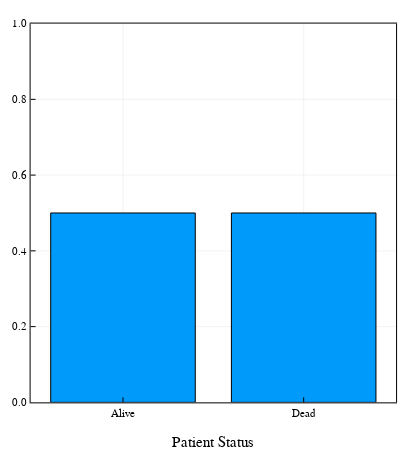

Here is the notebook cell this chart was saved with:
### Code cell
l = []
for j in unique(brca.Patient_Status)
    push!(l,length([brca.Patient_Status[i] for i in 1:length(brca.Patient_Status) if brca.Patient_Status[i]==j])/length(brca.Patient_Status))
end
l = [Float64(x) for x in l];
bar(["Alive", "Dead"], l, ylim = (0,1), framestyle = :box, legend = false, size = (400,450), xlabel = "Patient Status")

### Figure 1 — Plotly figure (JSON) as saved in the notebook; plotly's stock layout.template omitted (floating-point values rounded to 4 significant figures)
{"data": [{"fill": "tozeroy", "fillcolor": "rgba(0, 154, 250, 1.000)", "legendgroup": "y1", "line": {"color": "rgba(0, 0, 0, 1.000)", "dash": "solid", "width": 1}, "mode": "lines", "name": "y1", "showlegend": true, "type": "scatter", "x": [0.1, 0.1, 0.9, 0.9, 0.1, 0.1], "xaxis": "x1", "y": [0.5, 0, 0, 0.5, 0.5, 0.5], "yaxis": "y1"}, {"fill": "tozeroy", "fillcolor": "rgba(0, 154, 250, 1.000)", "legendgroup": "y1", "line": {"color": "rgba(0, 0, 0, 1.000)", "dash": "solid", "width": 1}, "mode": "lines", "name": "y1", "showlegend": false, "type": "scatter", "x": [1.1, 1.1, 1.9, 1.9, 1.1, 1.1], "xaxis": "x1", "y": [0.5, 0, 0, 0.5, 0.5, 0.5], "yaxis": "y1"}, {"colorbar": {"len": 0.9239, "title": "", "x": 0.9902, "y": 0.5293}, "legendgroup": "y1", "marker": {"color": "rgba(0, 154, 250, 0.000)", "line": {"color": "rgba(0, 0, 0, 0.000)", "width": 1}, "size": 0, "symbol": "circle"}, "mode": "markers", "name": "y1", "showlegend": false, "type": "scatter", "x": [0.5, 1.5], "xaxis": "x", "y": [0.5, 0.5], "yaxis": "y", "zmax": null, "zmin": null}], "layout": {"annotations": [], "height": 450, "margin": {"b": 20, "l": 0, "r": 0, "t": 20}, "paper_bgcolor": "rgba(255, 255, 255, 1.000)", "plot_bgcolor": "rgba(255, 255, 255, 1.000)", "showlegend": false, "width": 400, "xaxis": {"anchor": "y", "domain": [0.07651, 0.9902], "gridcolor": "rgba(0, 0, 0, 0.100)", "gridwidth": 0.5, "linecolor": "rgba(0, 0, 0, 1.000)", "mirror": true, "range": [-0.01124, 2.011], "showgrid": true, "showline": true, "showticklabels": true, "tickangle": 0, "tickcolor": "rgb(0, 0, 0)", "tickfont": {"color": "rgba(0, 0, 0, 1.000)", "family": "sans-serif", "size": 11}, "tickmode": "array", "ticks": "inside", "ticktext": ["Alive", "Dead"], "tickvals": [0.5, 1.5], "title": "Patient Status", "titlefont": {"color": "rgba(0, 0, 0, 1.000)", "family": "sans-serif", "size": 15}, "type": "-", "visible": true, "zeroline": false, "zerolinecolor": "rgba(0, 0, 0, 1.000)"}, "yaxis": {"anchor": "x", "domain": [0.06739, 0.9913], "gridcolor": "rgba(0, 0, 0, 0.100)", "gridwidth": 0.5, "linecolor": "rgba(0, 0, 0, 1.000)", "mirror": true, "range": [0, 1], "showgrid": true, "showline": true, "showticklabels": true, "tickangle": 0, "tickcolor": "rgb(0, 0, 0)", "tickfont": {"color": "rgba(0, 0, 0, 1.000)", "family": "sans-serif", "size": 11}, "tickmode": "array", "ticks": "inside", "ticktext": ["0.0", "0.2", "0.4", "0.6", "0.8", "1.0"], "tickvals": [0, 0.2, 0.4, 0.6, 0.8, 1], "title": "", "titlefont": {"color": "rgba(0, 0, 0, 1.000)", "family": "sans-serif", "size": 15}, "type": "-", "visible": true, "zeroline": false, "zerolinecolor": "rgba(0, 0, 0, 1.000)"}}}
